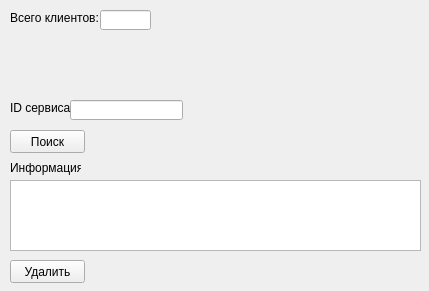
<?xml version="1.0" encoding="UTF-8"?>
<ui version="4.0">
 <class>Form</class>
 <widget class="QWidget" name="Form">
  <property name="geometry">
   <rect>
    <x>0</x>
    <y>0</y>
    <width>429</width>
    <height>291</height>
   </rect>
  </property>
  <property name="windowTitle">
   <string>Поиск</string>
  </property>
  <widget class="QLineEdit" name="count_client_line">
   <property name="geometry">
    <rect>
     <x>100</x>
     <y>10</y>
     <width>51</width>
     <height>20</height>
    </rect>
   </property>
  </widget>
  <widget class="QLabel" name="label">
   <property name="geometry">
    <rect>
     <x>10</x>
     <y>10</y>
     <width>91</width>
     <height>16</height>
    </rect>
   </property>
   <property name="text">
    <string>Всего клиентов:</string>
   </property>
  </widget>
  <widget class="QLineEdit" name="client_id_line_edit_2">
   <property name="geometry">
    <rect>
     <x>70</x>
     <y>100</y>
     <width>113</width>
     <height>20</height>
    </rect>
   </property>
  </widget>
  <widget class="QLabel" name="label_12">
   <property name="geometry">
    <rect>
     <x>10</x>
     <y>100</y>
     <width>61</width>
     <height>16</height>
    </rect>
   </property>
   <property name="text">
    <string>ID сервиса</string>
   </property>
  </widget>
  <widget class="QTextEdit" name="textEdit">
   <property name="geometry">
    <rect>
     <x>10</x>
     <y>180</y>
     <width>411</width>
     <height>71</height>
    </rect>
   </property>
  </widget>
  <widget class="QLabel" name="label_13">
   <property name="geometry">
    <rect>
     <x>10</x>
     <y>160</y>
     <width>71</width>
     <height>16</height>
    </rect>
   </property>
   <property name="text">
    <string>Информация</string>
   </property>
  </widget>
  <widget class="QPushButton" name="pushButton">
   <property name="geometry">
    <rect>
     <x>10</x>
     <y>130</y>
     <width>75</width>
     <height>23</height>
    </rect>
   </property>
   <property name="text">
    <string>Поиск</string>
   </property>
  </widget>
  <widget class="QPushButton" name="pushButton_2">
   <property name="geometry">
    <rect>
     <x>10</x>
     <y>260</y>
     <width>75</width>
     <height>23</height>
    </rect>
   </property>
   <property name="text">
    <string>Удалить</string>
   </property>
  </widget>
 </widget>
 <resources/>
 <connections/>
</ui>
